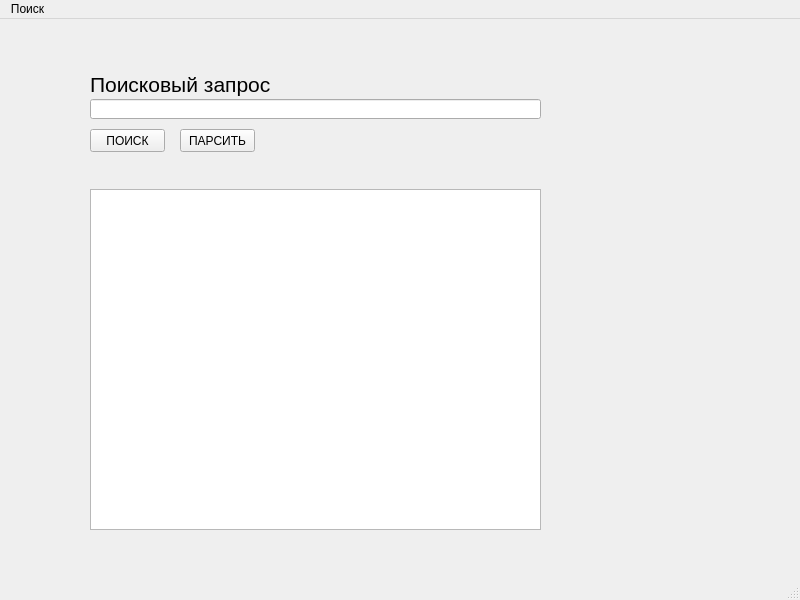
<?xml version="1.0" encoding="UTF-8"?>
<ui version="4.0">
 <class>MainWindow</class>
 <widget class="QMainWindow" name="MainWindow">
  <property name="geometry">
   <rect>
    <x>0</x>
    <y>0</y>
    <width>800</width>
    <height>600</height>
   </rect>
  </property>
  <property name="windowTitle">
   <string>MainWindow</string>
  </property>
  <widget class="QWidget" name="centralwidget">
   <widget class="QTextEdit" name="textEdit">
    <property name="geometry">
     <rect>
      <x>90</x>
      <y>170</y>
      <width>451</width>
      <height>341</height>
     </rect>
    </property>
   </widget>
   <widget class="QLineEdit" name="lineEdit">
    <property name="geometry">
     <rect>
      <x>90</x>
      <y>80</y>
      <width>451</width>
      <height>20</height>
     </rect>
    </property>
   </widget>
   <widget class="QLabel" name="label">
    <property name="geometry">
     <rect>
      <x>90</x>
      <y>50</y>
      <width>211</width>
      <height>31</height>
     </rect>
    </property>
    <property name="font">
     <font>
      <pointsize>16</pointsize>
     </font>
    </property>
    <property name="text">
     <string>Поисковый запрос</string>
    </property>
   </widget>
   <widget class="QPushButton" name="pushButton">
    <property name="geometry">
     <rect>
      <x>90</x>
      <y>110</y>
      <width>75</width>
      <height>23</height>
     </rect>
    </property>
    <property name="text">
     <string>ПОИСК</string>
    </property>
   </widget>
   <widget class="QPushButton" name="pushButton_2">
    <property name="geometry">
     <rect>
      <x>180</x>
      <y>110</y>
      <width>75</width>
      <height>23</height>
     </rect>
    </property>
    <property name="text">
     <string>ПАРСИТЬ</string>
    </property>
   </widget>
  </widget>
  <widget class="QMenuBar" name="menubar">
   <property name="geometry">
    <rect>
     <x>0</x>
     <y>0</y>
     <width>800</width>
     <height>21</height>
    </rect>
   </property>
   <widget class="QMenu" name="menu">
    <property name="title">
     <string>Поиск</string>
    </property>
   </widget>
   <addaction name="menu"/>
  </widget>
  <widget class="QStatusBar" name="statusbar"/>
 </widget>
 <resources/>
 <connections/>
</ui>
